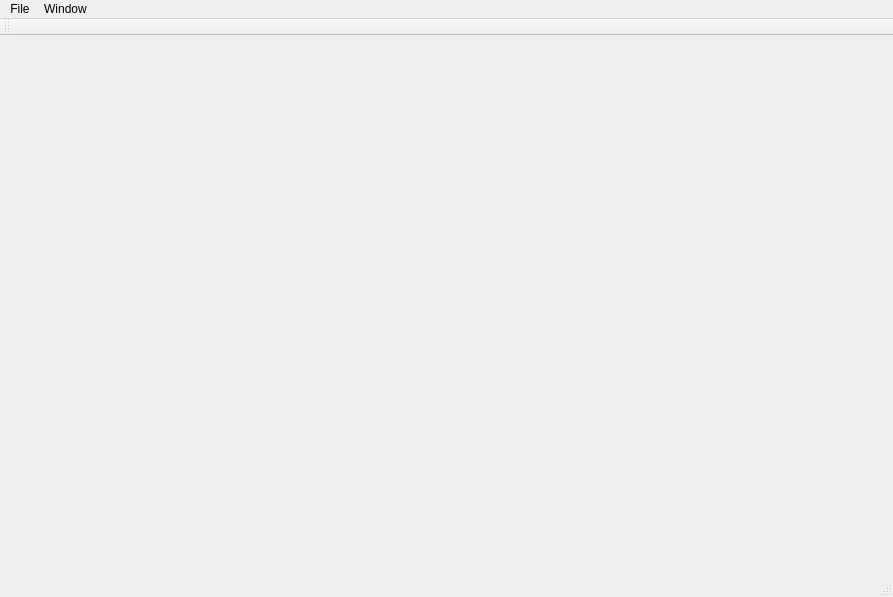
<?xml version="1.0" encoding="UTF-8"?>
<ui version="4.0">
 <class>MainWindow</class>
 <widget class="QMainWindow" name="MainWindow">
  <property name="geometry">
   <rect>
    <x>0</x>
    <y>0</y>
    <width>893</width>
    <height>597</height>
   </rect>
  </property>
  <property name="windowTitle">
   <string>Visual Live System</string>
  </property>
  <property name="windowIcon">
   <iconset resource="res.qrc">
    <normaloff>:/res/img/vls.png</normaloff>:/res/img/vls.png</iconset>
  </property>
  <widget class="QWidget" name="centralWidget">
   <layout class="QHBoxLayout" name="horizontalLayout">
    <property name="spacing">
     <number>2</number>
    </property>
    <property name="margin">
     <number>2</number>
    </property>
    <item>
     <widget class="RenderWidget" name="widget" native="true"/>
    </item>
   </layout>
  </widget>
  <widget class="QMenuBar" name="menuBar">
   <property name="geometry">
    <rect>
     <x>0</x>
     <y>0</y>
     <width>893</width>
     <height>25</height>
    </rect>
   </property>
   <widget class="QMenu" name="menuFile">
    <property name="title">
     <string>File</string>
    </property>
    <addaction name="separator"/>
    <addaction name="actionQuit"/>
   </widget>
   <widget class="QMenu" name="menuWindow">
    <property name="title">
     <string>Window</string>
    </property>
    <addaction name="actionPreferences"/>
    <addaction name="actionProjector"/>
    <addaction name="separator"/>
    <addaction name="actionSound_manager"/>
    <addaction name="actionVisual_Manager"/>
    <addaction name="actionControllers_manager"/>
   </widget>
   <addaction name="menuFile"/>
   <addaction name="menuWindow"/>
  </widget>
  <widget class="QStatusBar" name="statusBar"/>
  <widget class="QToolBar" name="toolBar">
   <property name="windowTitle">
    <string>toolBar</string>
   </property>
   <attribute name="toolBarArea">
    <enum>TopToolBarArea</enum>
   </attribute>
   <attribute name="toolBarBreak">
    <bool>false</bool>
   </attribute>
  </widget>
  <action name="actionSound_manager">
   <property name="icon">
    <iconset resource="res.qrc">
     <normaloff>:/res/img/music.png</normaloff>:/res/img/music.png</iconset>
   </property>
   <property name="text">
    <string>Sound manager</string>
   </property>
  </action>
  <action name="actionOpen_micro_record">
   <property name="icon">
    <iconset resource="res.qrc">
     <normaloff>:/res/img/micro.png</normaloff>:/res/img/micro.png</iconset>
   </property>
   <property name="text">
    <string>Open micro record...</string>
   </property>
  </action>
  <action name="actionQuit">
   <property name="text">
    <string>Quit</string>
   </property>
  </action>
  <action name="actionPreferences">
   <property name="icon">
    <iconset resource="res.qrc">
     <normaloff>:/res/img/setting.png</normaloff>:/res/img/setting.png</iconset>
   </property>
   <property name="text">
    <string>Preferences</string>
   </property>
  </action>
  <action name="actionProjector">
   <property name="icon">
    <iconset resource="res.qrc">
     <normaloff>:/res/img/projector.png</normaloff>:/res/img/projector.png</iconset>
   </property>
   <property name="text">
    <string>Projector</string>
   </property>
  </action>
  <action name="actionVisual_Manager">
   <property name="icon">
    <iconset resource="res.qrc">
     <normaloff>:/res/img/setting_visual.png</normaloff>:/res/img/setting_visual.png</iconset>
   </property>
   <property name="text">
    <string>Visual manager</string>
   </property>
  </action>
  <action name="actionControllers_manager">
   <property name="icon">
    <iconset resource="res.qrc">
     <normaloff>:/res/img/setting2.png</normaloff>:/res/img/setting2.png</iconset>
   </property>
   <property name="text">
    <string>Controllers manager</string>
   </property>
  </action>
 </widget>
 <layoutdefault spacing="6" margin="11"/>
 <customwidgets>
  <customwidget>
   <class>RenderWidget</class>
   <extends>QWidget</extends>
   <header>renderwidget.h</header>
   <container>1</container>
  </customwidget>
 </customwidgets>
 <resources>
  <include location="res.qrc"/>
 </resources>
 <connections/>
</ui>
